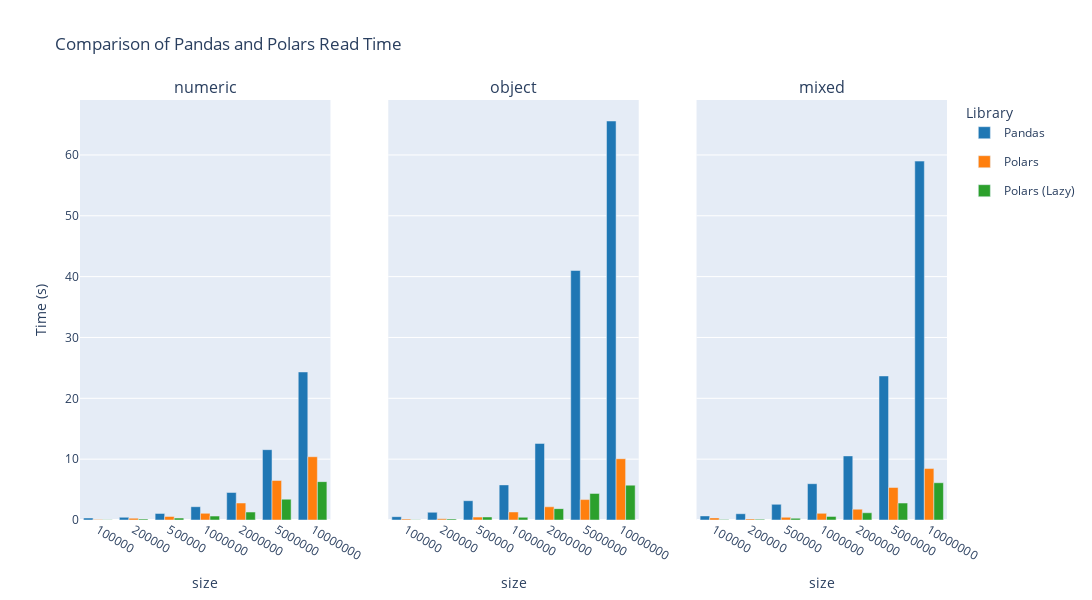

The cell this chart's notebook holds for it:
### Code cell
# Vẽ biểu đồ
triple_bar_plot_with_side_by_side_subplots(read_time_df, 'size', ['pd_read_time', 'pl_read_time','lzfr_read_time'], 'Comparison of Pandas and Polars Read Time')

### Figure 1 — Plotly figure (JSON) as saved in the notebook; plotly's stock layout.template omitted (floating-point values rounded to 4 significant figures)
{"data": [{"legendgroup": "pd_read_time", "marker": {"color": "#1f77b4"}, "name": "Pandas", "showlegend": true, "type": "bar", "x": ["100000", "200000", "500000", "1000000", "2000000", "5000000", "10000000"], "xaxis": "x", "y": [0.3267, 0.4455, 1.08, 2.187, 4.521, 11.56, 24.33], "yaxis": "y"}, {"legendgroup": "pl_read_time", "marker": {"color": "#ff7f0e"}, "name": "Polars", "showlegend": true, "type": "bar", "x": ["100000", "200000", "500000", "1000000", "2000000", "5000000", "10000000"], "xaxis": "x", "y": [0.09515, 0.2982, 0.5783, 1.096, 2.795, 6.494, 10.4], "yaxis": "y"}, {"legendgroup": "lzfr_read_time", "marker": {"color": "#2ca02c"}, "name": "Polars (Lazy)", "showlegend": true, "type": "bar", "x": ["100000", "200000", "500000", "1000000", "2000000", "5000000", "10000000"], "xaxis": "x", "y": [0.03675, 0.1642, 0.3144, 0.6438, 1.305, 3.421, 6.305], "yaxis": "y"}, {"legendgroup": "pd_read_time", "marker": {"color": "#1f77b4"}, "name": "Pandas", "showlegend": false, "type": "bar", "x": ["100000", "200000", "500000", "1000000", "2000000", "5000000", "10000000"], "xaxis": "x2", "y": [0.5488, 1.268, 3.171, 5.77, 12.59, 41.01, 65.58], "yaxis": "y2"}, {"legendgroup": "pl_read_time", "marker": {"color": "#ff7f0e"}, "name": "Polars", "showlegend": false, "type": "bar", "x": ["100000", "200000", "500000", "1000000", "2000000", "5000000", "10000000"], "xaxis": "x2", "y": [0.1459, 0.1853, 0.475, 1.318, 2.171, 3.357, 10.07], "yaxis": "y2"}, {"legendgroup": "lzfr_read_time", "marker": {"color": "#2ca02c"}, "name": "Polars (Lazy)", "showlegend": false, "type": "bar", "x": ["100000", "200000", "500000", "1000000", "2000000", "5000000", "10000000"], "xaxis": "x2", "y": [0.05634, 0.1779, 0.4947, 0.4455, 1.867, 4.367, 5.728], "yaxis": "y2"}, {"legendgroup": "pd_read_time", "marker": {"color": "#1f77b4"}, "name": "Pandas", "showlegend": false, "type": "bar", "x": ["100000", "200000", "500000", "1000000", "2000000", "5000000", "10000000"], "xaxis": "x3", "y": [0.6708, 1.032, 2.576, 5.968, 10.53, 23.68, 58.99], "yaxis": "y3"}, {"legendgroup": "pl_read_time", "marker": {"color": "#ff7f0e"}, "name": "Polars", "showlegend": false, "type": "bar", "x": ["100000", "200000", "500000", "1000000", "2000000", "5000000", "10000000"], "xaxis": "x3", "y": [0.3446, 0.177, 0.4471, 1.093, 1.779, 5.346, 8.457], "yaxis": "y3"}, {"legendgroup": "lzfr_read_time", "marker": {"color": "#2ca02c"}, "name": "Polars (Lazy)", "showlegend": false, "type": "bar", "x": ["100000", "200000", "500000", "1000000", "2000000", "5000000", "10000000"], "xaxis": "x3", "y": [0.07743, 0.1181, 0.2897, 0.5929, 1.19, 2.785, 6.123], "yaxis": "y3"}], "layout": {"annotations": [{"font": {"size": 16}, "showarrow": false, "text": "numeric", "x": 0.1444, "xanchor": "center", "xref": "paper", "y": 1, "yanchor": "bottom", "yref": "paper"}, {"font": {"size": 16}, "showarrow": false, "text": "object", "x": 0.5, "xanchor": "center", "xref": "paper", "y": 1, "yanchor": "bottom", "yref": "paper"}, {"font": {"size": 16}, "showarrow": false, "text": "mixed", "x": 0.8556, "xanchor": "center", "xref": "paper", "y": 1, "yanchor": "bottom", "yref": "paper"}], "barmode": "group", "height": 600, "legend": {"title": {"text": "Library"}, "tracegroupgap": 10}, "title": {"text": "Comparison of Pandas and Polars Read Time"}, "width": 1200, "xaxis": {"anchor": "y", "domain": [0, 0.2889], "title": {"text": "size"}}, "xaxis2": {"anchor": "y2", "domain": [0.3556, 0.6444], "title": {"text": "size"}}, "xaxis3": {"anchor": "y3", "domain": [0.7111, 1.0], "title": {"text": "size"}}, "yaxis": {"anchor": "x", "domain": [0, 1], "title": {"text": "Time (s)"}}, "yaxis2": {"anchor": "x2", "domain": [0, 1], "matches": "y", "showticklabels": false}, "yaxis3": {"anchor": "x3", "domain": [0, 1], "matches": "y", "showticklabels": false}}}
